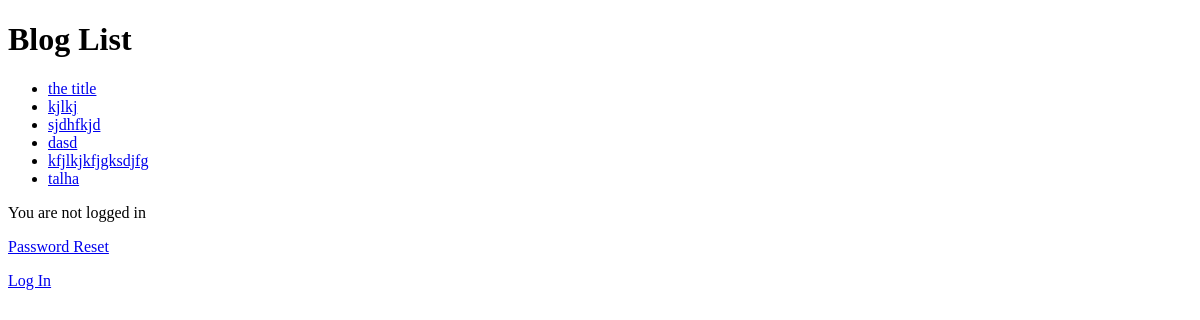
The app's page /, older data.
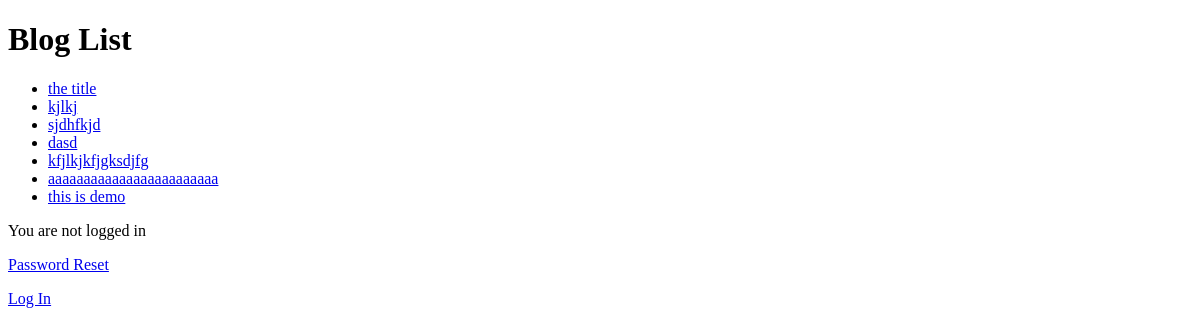
The same page, newer data.
### blog/models.py (models this page shows, shortened)
class Blog(models.Model):
    title = models.CharField(max_length=200)
    image = models.ImageField(upload_to='images/')
    description = models.TextField()
    user = models.ForeignKey(User, on_delete=models.CASCADE,null=True)

### blog/views.py (the view)
# urls.py: path('', views.list_blogs, name='list_blogs'),
def list_blogs(request):
    blogs = Blog.objects.all()
    return render(request, 'blog/list_blogs.html', {'blogs': blogs})

### blog/templates/blog/list_blogs.html (shortened to what this page needs)
<!DOCTYPE html>
<html>
<head>
</head>
<body>
    <h1>Blog List</h1>
    <ul>
        {% for blog in blogs %}
            <li><a href="{% url 'blog_detail' blog.id %}">{{ blog.title }}</a></li>
        {% endfor %}
    </ul>
    {% if user.is_authenticated %}
    <p>Hi {{ user.username }}!</p>
    <p><a href="{% url 'password_change' %}">Password Change</a></p>
    <form action="{% url 'logout' %}" method="post">
      {% csrf_token %}
      <button type="submit">Log Out</button>
    </form>
    {% else %}
    <p>You are not logged in</p>
    <p><a href="{% url 'password_reset' %}">Password Reset</a></p>
    <p><a href="{% url 'login' %}">Log In</a></p>
    {% endif %}
</body>
</html>

Row changes from the older to the newer data that the page shows:
removed Blog: title "talha"
added Blog: title "aaaaaaaaaaaaaaaaaaaaaaaa"
added Blog: title "this is demo"
